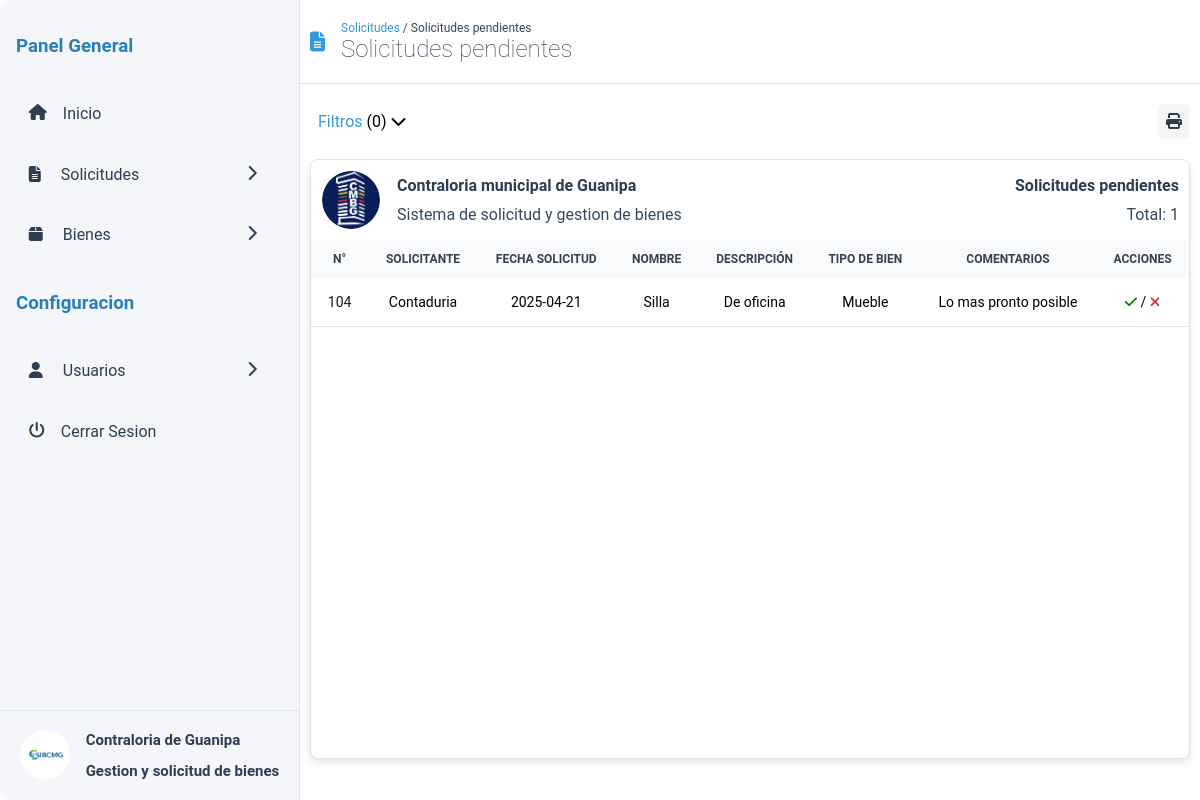
/solicitudes-pendientes.php (signed in), run on the app's committed database.
### tables this page shows
CREATE TABLE `solicitudes` (
  `n_solicitud` int(11) NOT NULL,
  `bien` varchar(100) NOT NULL,
  `descripcion` varchar(100) NOT NULL,
  `comentario` varchar(100) NOT NULL,
  `comentario_admin` varchar(100) NOT NULL,
  `tipo_bien` varchar(100) NOT NULL,
  `fecha_solicitud` date NOT NULL DEFAULT current_timestamp(),
  `id_usuario` int(11) NOT NULL,
  `aprobado` int(3) NOT NULL
);

CREATE TABLE `usuario` (
  `n_dependencia` int(11) NOT NULL,
  `nombre_dependencia` varchar(100) NOT NULL,
  `contrasena` varchar(100) NOT NULL,
  `username` varchar(100) NOT NULL,
  `nombre` varchar(100) NOT NULL,
  `apellido` varchar(100) NOT NULL,
  `correo` varchar(100) NOT NULL,
  `cedula` int(11) NOT NULL,
  `admin` tinyint(1) NOT NULL
);

### src/solicitudes-pendientes.php (the view, shortened to what this page needs)
<!DOCTYPE html>
<html lang="en">
<head>
  <link rel="stylesheet" href="css/lista-bienes.css">
  <link href="assets/fontawesome-free-6.7.2-web/css/all.css" rel="stylesheet" />
</head>
<body>
  <div class="container">
    <?php include 'assets/include/menu.php'?>
    <header class="main__header">
      <i class="fas fa-file-alt"></i>
        <div class="main__header-title">
          <span class="main__header-currentDir"><a href="#menu-request" class="main__header-currentDir--pre">Solicitudes</a> / Solicitudes pendientes</span>
          <h2>Solicitudes pendientes</h2>
        </div>
    </header>
    <main class="main">
        <?php include 'assets/include/filters.php'?>
        <section class="myEstates">
        <div class="myEstates__header">
            <div class="myEstates__header-title">
              <img src="assets/logo-contraloria.jpg" class="myEstates__header-logo" alt="">
              <div class="myEstates__header-data">
                <b>Contraloria municipal de Guanipa</b>
                <span>Sistema de solicitud y gestion de bienes</span>
              </div>
            </div>
            <div class="myEstates__header-info">
              <h4>Solicitudes pendientes</h4>
              <span class="myEstates__header-total">Total: <?php
              $query = $conn->query("SELECT COUNT(*) as total FROM solicitudes WHERE aprobado = 0");
              $row = $query->fetch(PDO::FETCH_ASSOC);
              echo $row['total'];
              ?></span>
            </div>
          </div>
          <table id="goodsTable">
            <thead>
              <tr>
                <th>N°</th>
                <th>Solicitante</th>
                <th>Fecha Solicitud</th>
                <th>Nombre</th>
                <th>Descripción</th>
                <th>Tipo de Bien</th>
                <th>Comentarios</th>
                <th class="table-actions">Acciones</th>
              </tr>
            </thead>
            <tbody>
              <?php
              foreach ($conn->query('SELECT * from solicitudes INNER JOIN usuario ON solicitudes.id_usuario = usuario.n_dependencia WHERE aprobado = 0') as $row):
              ?>
              <tr class="table-dates estate__item">
                <td class="estates-id"><?php echo htmlspecialchars($row['n_solicitud']); ?></td>
                <td><?php echo htmlspecialchars($row['nombre_dependencia']); ?></td>
                <td class="estates-request"><?php echo htmlspecialchars($row['fecha_solicitud']); ?></td>
                <td class="estates-name"><?php echo htmlspecialchars($row['bien']); ?></td>
                <td class="estates-description"><?php echo htmlspecialchars($row['descripcion']); ?></td>
                <td class="estates-type"><?php echo htmlspecialchars($row['tipo_bien']); ?></td>
                <td><?php echo htmlspecialchars($row['comentario']); ?></td>
                <td class="table-actions">
                  <a href="gestion-solicitudes.php?id=<?php echo $row['n_solicitud']?>" class="table__icon--check" title="Aprobar"><i class="fa-solid fa-check"></i></a>
                  /
                  <a href="rechazar-solicitud.php?id=<?php echo $row['n_solicitud']?>" class="table__icon--decline" title="Rechazar"><i class="fa-solid fa-xmark"></i></a>
                </td>
              </tr>
              <?php
              endforeach;?>
            </tbody>
          </table>
        </section>
      </main>
  </div>
</body>
</html>

### src/css/lista-bienes.css (style rules this page uses)
:root { --primary-color: #2d3436; --secondary-color: #b2bec3; --tertiary-color: #F9F7F7; --menu-color: #f5f6fa; --menu-color-secondary: #2d3436; }
* { box-sizing: border-box; text-decoration: none; }
body { margin: 0; padding: 0; display: flex; justify-content: center; background: white; align-items: center; height: 100vh; font-family: 'Roboto', sans-serif; font-size: 16px; }
.container { width: 100%; height: 100vh; background-color: white; display: grid; grid-template-areas: "menu header" "menu main" ; grid-template-columns: 300px 1fr; }
.main { grid-area: main; margin: 0 10px; }
.main__header { display: flex; align-items: center; gap: 1em; border-bottom: #dfe6e9 1px solid; grid-area: header; padding: 0 10px; }
.main__header-title { display: flex; flex-direction: column; }
.main__header-currentDir { font-size: 12px; color: #34495e; }
.main__header-currentDir--pre { color: #3498db; cursor: pointer; user-select: none; }
.main__header i { color: #3498db; font-size: 20px; border: 1px solid ccc; }
.main__header h2 { color: #2c3e50; font-weight: lighter; padding: 0; margin: 0; }
.myEstates { height: 600px; border-radius: 8px; background: white; width: 100%; position: relative; box-shadow: 0 4px 8px rgba(0, 0, 0, 0.1); border: 1px solid #dee2e6; overflow-y: scroll; user-select: none; }
.myEstates__header { padding: 10px; border-radius: 5px 5px 0 0; width: 100%; align-items: center; display: flex; background: white; justify-content: space-between; z-index: 100; }
.myEstates__header-title { display: flex; width: 50%; gap: 1em; align-items: center; }
.myEstates__header-data { display: flex; flex-direction: column; gap: 10px; color: #34495e; }
.myEstates__header-title b { color: #2c3e50; }
.myEstates__header-logo { width: 60px; border-radius: 50%; border: 1px solid white; }
.myEstates__header-info { display: flex; flex-direction: column; gap: 10px; align-items: end; color: #34495e; }
.myEstates__header-info h4 { color: #2c3e50; margin: 0; padding: 0; }
table { border-collapse: collapse; cursor: pointer; width: 100%; font-size: 14px; }
thead { background: #F9FAFB; font-size: 12px; color: #374151; text-transform: uppercase; }
th, td { text-align: center; max-width: 200px; overflow: hidden; }
td { padding: 1rem; }
th { color: #374151; padding: 12px 1rem; background: #F9FAFB; position: sticky; }
tr.table-dates { border-bottom: 1px solid #e5e7eb; }
td:first-child { color: #111827; }
.table__icon--check { color: green; }
.table__icon--decline { color: #d63031; }

### src/assets/include/menu.php (style rules this page uses)
:root { --menu-color: #f5f6fa; --menu-color-secondary: #2c3e50; }
* { box-sizing: border-box; }

### data on the page
solicitudes: n_solicitud "104", id_usuario.nombre_dependencia "Contaduria", fecha_solicitud "2025-04-21", bien "Silla", descripcion "De oficina", tipo_bien "Mueble", comentario "Lo mas pronto posible"

### other printed values
$row['total'] "1"
